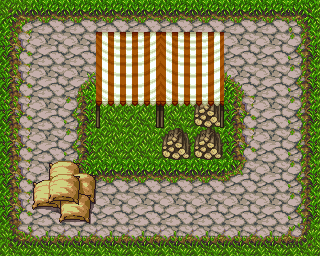

This game map was drawn from its Tiled (.tmx) file and the tilesets committed beside it. A one-line description and the trimmed map source follow:
An orthogonal 10x8 tile map with 32x32 px tiles, 3 tile layers (Ground, Collisions, Higher) and 1 object (test).

<map version="1.0" orientation="orthogonal" width="10" height="8" tilewidth="32" tileheight="32" backgroundcolor="#0000ff">
 <properties>
  <property name="testMapProperty" value="SUCCESS" />
 </properties>
 <tileset firstgid="1" name="tileset1" tilewidth="32" tileheight="32">
  <properties>
   <property name="testTilesetProperty" value="SUCCESS" />
  </properties>
  <image source="tileset.png" width="512" height="512" />
  <tile id="0">
   <properties>
    <property name="testTileProperty" value="SUCCESS" />
   </properties>
  </tile>
  <tile id="52">
   <properties>
    <property name="testTileProperty" value="SUCCESS" />
   </properties>
  </tile>
 </tileset>
 <layer name="Ground" width="10" height="8">
  <data>[80 cells, 80 non-empty, 14 distinct tile ids]</data>
 </layer>
 <layer name="Collisions" width="10" height="8">
  <properties>
   <property name="testLayerProperty" value="SUCCESS" />
  </properties>
  <data>[80 cells, 7 non-empty, 5 distinct tile ids]</data>
 </layer>
 <layer name="Higher" width="10" height="8">
  <data>[80 cells, 12 non-empty, 6 distinct tile ids]</data>
 </layer>
 <objectgroup name="Objects" width="10" height="8">
  <object name="test" x="32" y="64" width="16" height="24">
   <properties>
    <property name="testProperty" value="SUCCESS" />
   </properties>
  </object>
 </objectgroup>
</map>
